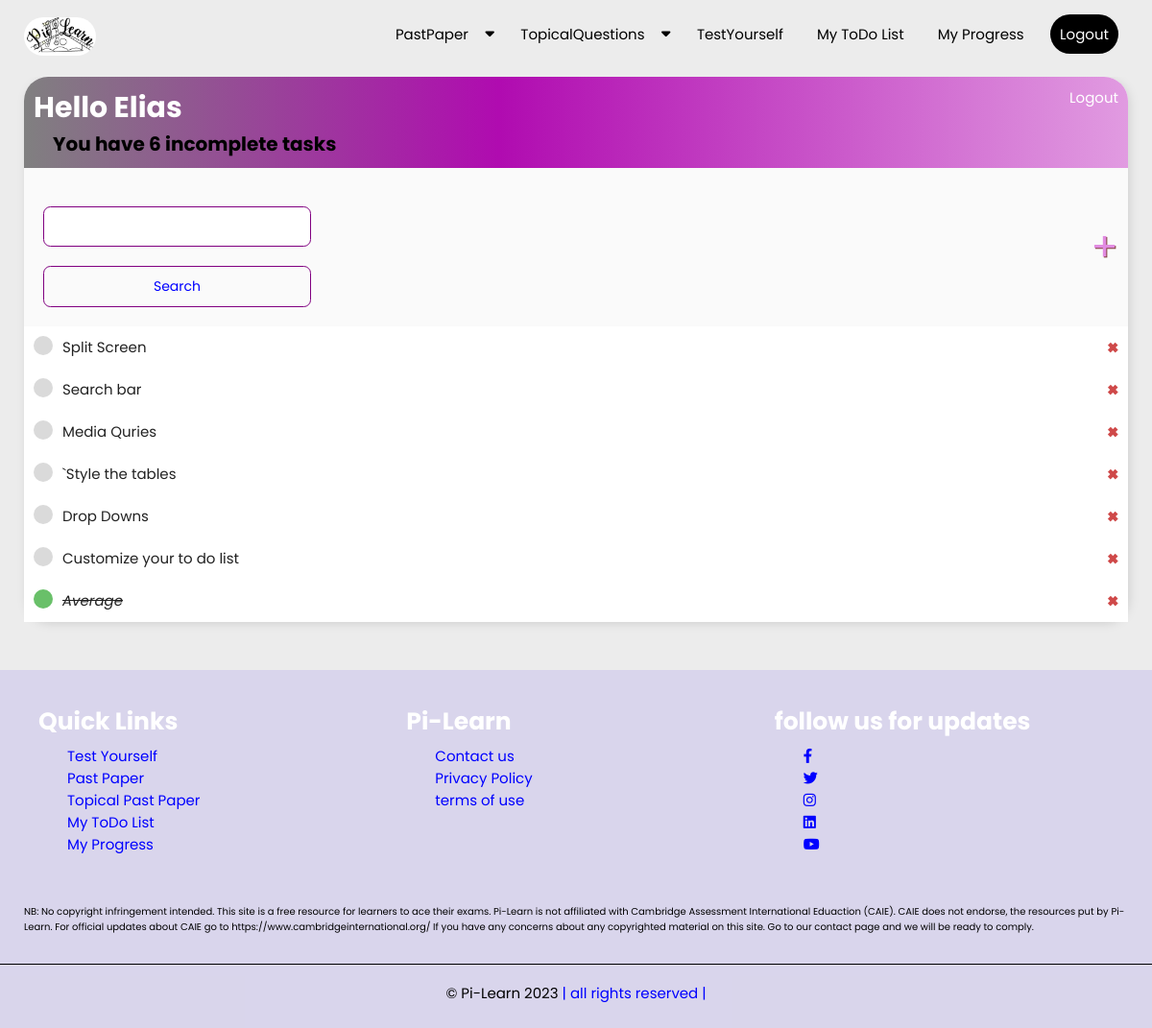
Before: /my_to_do_list/ (signed in) with the older database file.
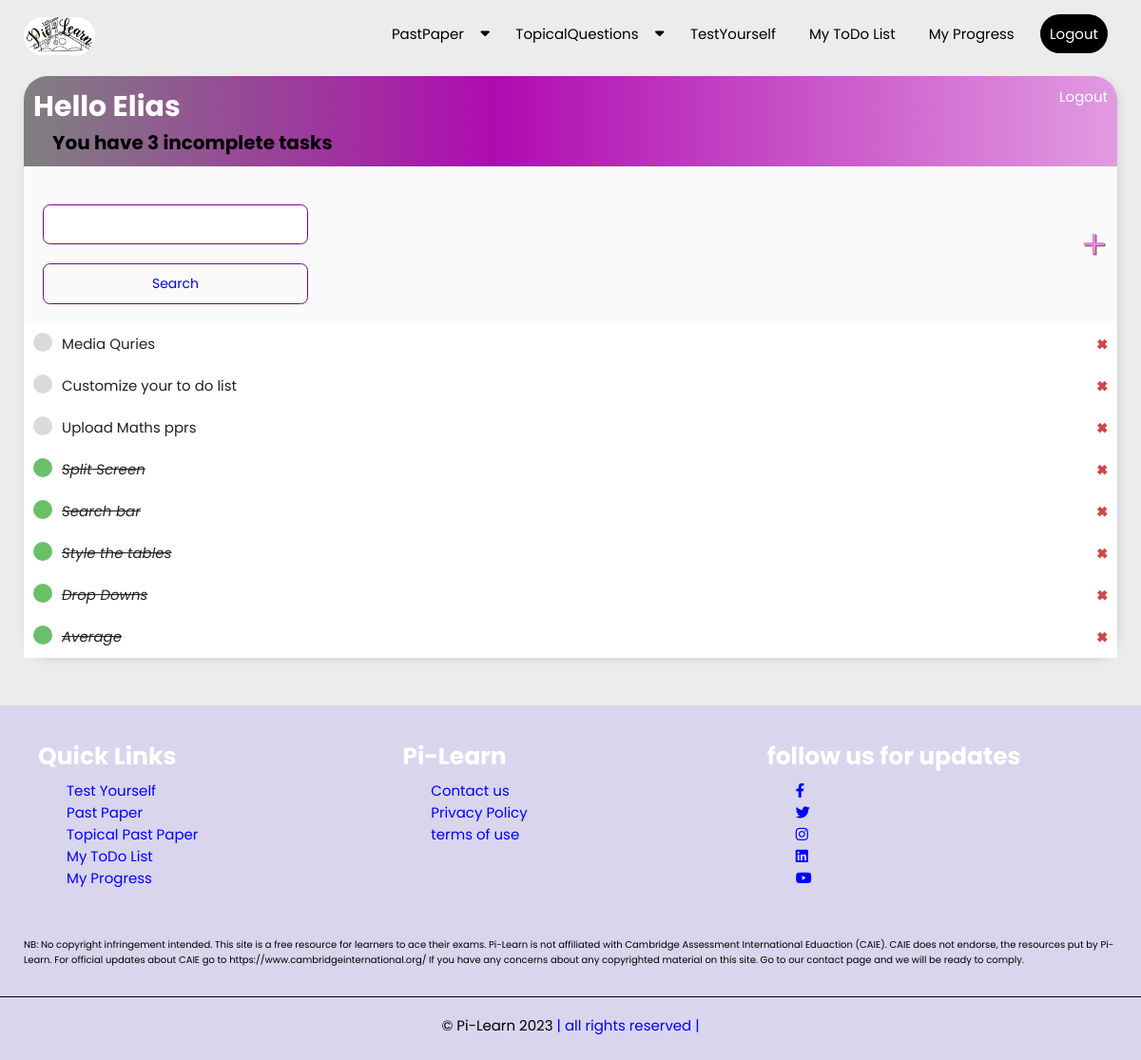
After: the same page with the newer database file.
### examsolution/models.py (models this page shows, shortened)
class UserTask(models.Model):
    user = models.ForeignKey(User, on_delete=models.CASCADE)
    title = models.CharField(max_length=200)
    description = models.TextField()
    complete = models.BooleanField(default=False)
    created = models.DateTimeField(auto_now_add=True)
    class Meta:
        ordering = ['complete']

### examsolution/views.py (the view)
# urls.py: path('my_to_do_list/',UserTaskList.as_view(),name='my_to_do_list'),
class UserTaskList(LoginRequiredMixin,ListView):
    model = UserTask
    context_object_name = 'usertasklist'
    def get_context_data(self, **kwargs):
        context = super().get_context_data(**kwargs)
        context['usertasklist'] = context['usertasklist'].filter(user=self.request.user)
        context['count'] = context['usertasklist'].filter(complete=False).count()
        website_logo = website_pics.objects.get(id=1)
        context['website_logo'] = website_logo
        search_input = self.request.GET.get('search_area') or ''
        if search_input:
            context['usertasklist'] = context['usertasklist'].filter(title__icontains=search_input) #icontains can be used if the title contains that letter
        context['search_input'] = search_input
        return context

### examsolution/templates/examsolution/usertask_list.html (shortened to what this page needs)
{% extends 'examsolution/base.html' %}
{% load static %}
{% block content %}
<div class="piilearn_wrap_container">
    <div class="header_bar">
        <div>
            <h1> Hello {{request.user|title}} </h1>
            <h3> You have {{count}} incomplete task{{count|pluralize:"s"}}</h3>
        </div>
        {% if request.user.is_authenticated %}
            <a href="{% url 'examsolution:logout' %}">Logout</a>
        {% else %}
            <a href="{% url 'examsolution:login' %}">Login</a>
        {% endif %}
    </div>
    <div id="search-add-wrapper">
        <form method="GET" style="margin-top:20px; display:grid;" id="usertask_list_search_form">
            <input type='text' name="search_area" value={{search_input}}>
            <input type='Submit' value="Search" class="all_buttons">
        </form>
        <a id="add-link" href="{% url 'examsolution:create_task' %}">&#x2b;</a>
    </div>
    <div class="task-items-wrapper">
        {% for task in usertasklist %}
            <div class="task-wrapper">
                {% if task.complete %}
                    <div class="task-title">
                        <div class="task-complete-icon"></div>
                        <i><a style="text-decoration: line-through; font-weight:none !important;" href="{% url 'examsolution:update_task' task.id %}"> {{task.title}} </a></i>
                    </div>
                    <a class="delete-link" href="{% url 'examsolution:delete_task' task.id %}">&#215;</a>
                {% else %}
                    <div class="task-title">
                        <div class="task-incomplete-icon"></div>
                        <a href="{% url 'examsolution:update_task' task.id %}"> {{task.title}} </a>
                    </div>
                    <a class="delete-link" href="{% url 'examsolution:delete_task' task.id %}">&#215;</a>
                {% endif %}
            </div>
        {% empty %}
            <h3> {{request.user.username|title}}, you have no tasks on your schedule.</h3>
        {% endfor %}
    </div>
</div>
{% endblock content %}

Changed rows visible on the page:
shown differently, row unchanged: UserTask "Media Quries": moves up the list
shown differently, row unchanged: UserTask "Customize your to do list": moves up the list
added UserTask: title "Upload Maths pprs"
changed UserTask "Split Screen": complete False → True (drawn)
changed UserTask "Search bar": complete False → True (drawn)
changed UserTask: complete False → True (drawn); title "`Style the tables" → "Style the tables"
changed UserTask "Drop Downs": complete False → True (drawn)
Other visible differences:
{{ count }}: "6" → "3"
